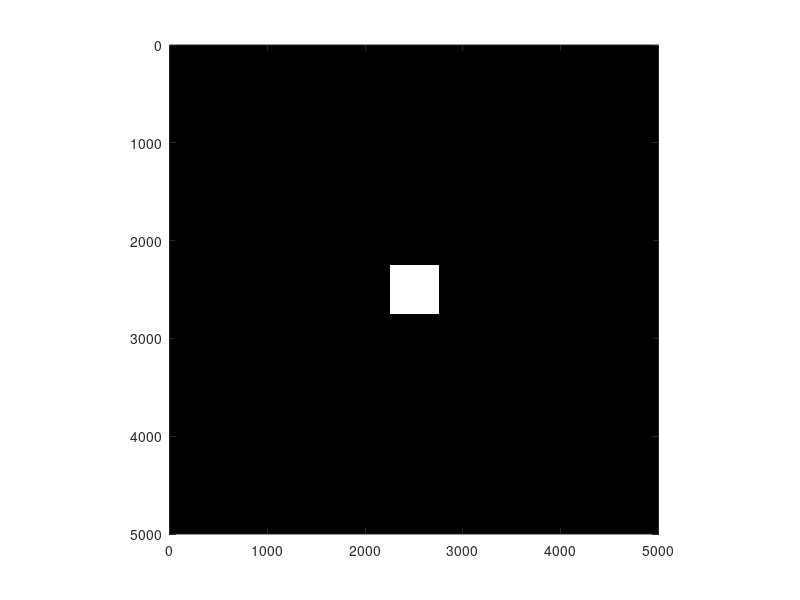

Write MATLAB code to recreate this figure.
% Steph Smith
% Optics 211
% 9 Apr 2020
% Lab 5, Part 5
% Create an aperture

% Define aperture field
ap1=5000; % size of aperture field
ap=zeros(ap1); % define actual aperture plane

% Define square aperture
sq1=500; % define square length; next line makes values within ap =1
% ap(round(1+ap1/2-sq1/2):round(1+ap1/2+sq1/2),round(1+ap1/2-sq1/2):round(1+ap1/2+sq1/2))=1;

for ijk=round(1+ap1/2-sq1/2):round(1+ap1/2+sq1/2) % begin for loop for y coordinates
    for lmn=round(1+ap1/2-sq1/2):round(1+ap1/2+sq1/2); % begin for loop for x coordinates
        ap(ijk,lmn)=1; % set pixel y,x to 1
    end % end for loop
end % end for loop

figure % open figure window to display aperture field
imagesc(ap) % plot image of aperture field
colormap gray % set color to black and white
axis equal % set display scale of axes
axis([0 ap1 0 ap1]) % set axes limits to size of aperture field